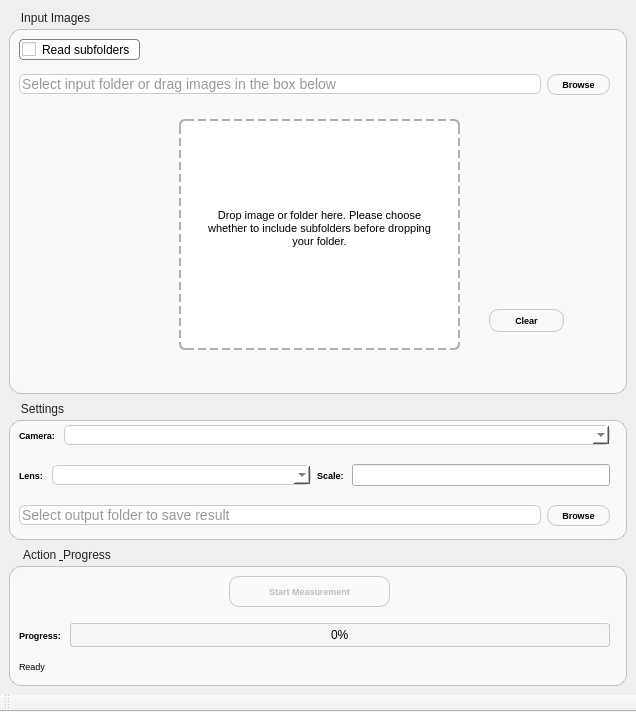
<?xml version="1.0" encoding="UTF-8"?>
<ui version="4.0">
 <class>MainWindow</class>
 <widget class="QMainWindow" name="MainWindow">
  <property name="geometry">
   <rect>
    <x>0</x>
    <y>0</y>
    <width>636</width>
    <height>712</height>
   </rect>
  </property>
  <property name="sizePolicy">
   <sizepolicy hsizetype="Preferred" vsizetype="Preferred">
    <horstretch>0</horstretch>
    <verstretch>0</verstretch>
   </sizepolicy>
  </property>
  <property name="windowTitle">
   <string>Automatic Measurement</string>
  </property>
  <widget class="QWidget" name="centralwidget">
   <property name="sizePolicy">
    <sizepolicy hsizetype="Preferred" vsizetype="Preferred">
     <horstretch>0</horstretch>
     <verstretch>0</verstretch>
    </sizepolicy>
   </property>
   <layout class="QVBoxLayout" name="verticalLayout_2">
    <property name="sizeConstraint">
     <enum>QLayout::SetDefaultConstraint</enum>
    </property>
    <item>
     <layout class="QVBoxLayout" name="verticalLayout">
      <item>
       <widget class="QGroupBox" name="InputGroupBox">
        <property name="font">
         <font>
          <weight>50</weight>
          <bold>false</bold>
         </font>
        </property>
        <property name="styleSheet">
         <string notr="true">QGroupBox {
    background-color: rgba(255, 255, 255, 0.6);
    border: 1px solid rgba(0, 0, 0, 0.2);
    border-radius: 12px;
    margin-top: 20px;
    padding: 10px;
}
QGroupBox::title {
    subcontrol-origin: margin;
    subcontrol-position: top left;
    padding: 2px 10px;
    color: #222;
    font-style: italic;
    font-size: 14px;
}</string>
        </property>
        <property name="title">
         <string>Input Images</string>
        </property>
        <widget class="QWidget" name="verticalLayoutWidget_2">
         <property name="geometry">
          <rect>
           <x>10</x>
           <y>60</y>
           <width>591</width>
           <height>31</height>
          </rect>
         </property>
         <layout class="QHBoxLayout" name="horizontalLayout">
          <item>
           <widget class="QLineEdit" name="InputPathLineEdit">
            <property name="acceptDrops">
             <bool>false</bool>
            </property>
            <property name="styleSheet">
             <string notr="true">QLineEdit {
    border: 1px solid #CCCCCC;
    border-radius: 6px;
    background-color: #FFFFFF;
    font-size: 14px;
    color: #333333;
}

QLineEdit:hover {
    border-color: #888888;
}</string>
            </property>
            <property name="alignment">
             <set>Qt::AlignLeading|Qt::AlignLeft|Qt::AlignVCenter</set>
            </property>
            <property name="placeholderText">
             <string>Select input folder or drag images in the box below</string>
            </property>
           </widget>
          </item>
          <item>
           <widget class="QPushButton" name="BrowseInputButton">
            <property name="sizePolicy">
             <sizepolicy hsizetype="Preferred" vsizetype="Fixed">
              <horstretch>0</horstretch>
              <verstretch>0</verstretch>
             </sizepolicy>
            </property>
            <property name="font">
             <font>
              <pointsize>7</pointsize>
              <weight>75</weight>
              <bold>true</bold>
             </font>
            </property>
            <property name="styleSheet">
             <string notr="true">QPushButton{
	background: qlineargradient(x1: 0, y1: 0, x2: 0, y2: 1,
                                stop: 0 #F0F0F0, stop: 0.8 #DCDCDC,
                                stop: 0.9 #DCDCDC, stop: 1.0 #C9C9C9);
	border-width: 1;
	border-radius: 10px;
	border-style: solid;
	border-color: rgb(201, 201, 201);
	padding: 4px;
}

QPushButton:hover{
	border-color: rgb(128, 128, 128); /*rgb(0, 145, 117)*/
	background-color: rgb(128, 128, 128);
	color: white;
}</string>
            </property>
            <property name="text">
             <string>    Browse    </string>
            </property>
           </widget>
          </item>
         </layout>
        </widget>
        <widget class="QFrame" name="DragDropArea">
         <property name="geometry">
          <rect>
           <x>170</x>
           <y>110</y>
           <width>281</width>
           <height>231</height>
          </rect>
         </property>
         <property name="sizePolicy">
          <sizepolicy hsizetype="Preferred" vsizetype="Expanding">
           <horstretch>0</horstretch>
           <verstretch>0</verstretch>
          </sizepolicy>
         </property>
         <property name="acceptDrops">
          <bool>true</bool>
         </property>
         <property name="styleSheet">
          <string notr="true">QFrame#DragDropArea{
    background-color: #FFFFFF;       
    border: 2px dashed #B0B0B0;     
    border-radius: 6px;              
}

QFrame#DragDropArea:hover {
    background-color: #F5F5F5;       
    border: 2px dashed #909090;      
}</string>
         </property>
         <property name="frameShape">
          <enum>QFrame::Box</enum>
         </property>
         <property name="frameShadow">
          <enum>QFrame::Raised</enum>
         </property>
         <widget class="QLabel" name="label">
          <property name="geometry">
           <rect>
            <x>20</x>
            <y>69</y>
            <width>241</width>
            <height>81</height>
           </rect>
          </property>
          <property name="font">
           <font>
            <pointsize>8</pointsize>
           </font>
          </property>
          <property name="text">
           <string>Drop image or folder here. Please choose whether to include subfolders before dropping your folder.</string>
          </property>
          <property name="alignment">
           <set>Qt::AlignCenter</set>
          </property>
          <property name="wordWrap">
           <bool>true</bool>
          </property>
         </widget>
        </widget>
        <widget class="QPushButton" name="ImageClearButton">
         <property name="geometry">
          <rect>
           <x>480</x>
           <y>300</y>
           <width>75</width>
           <height>23</height>
          </rect>
         </property>
         <property name="sizePolicy">
          <sizepolicy hsizetype="Preferred" vsizetype="Preferred">
           <horstretch>0</horstretch>
           <verstretch>0</verstretch>
          </sizepolicy>
         </property>
         <property name="font">
          <font>
           <pointsize>7</pointsize>
           <weight>75</weight>
           <bold>true</bold>
          </font>
         </property>
         <property name="styleSheet">
          <string notr="true">QPushButton{
	background: qlineargradient(x1: 0, y1: 0, x2: 0, y2: 1,
                                stop: 0 #F0F0F0, stop: 0.8 #DCDCDC,
                                stop: 0.9 #DCDCDC, stop: 1.0 #C9C9C9);
	border-width: 1;
	border-radius: 10px;
	border-style: solid;
	border-color: rgb(201, 201, 201);
	padding: 4px;
}

QPushButton:hover{
	border-color: rgb(128, 128, 128); /*rgb(0, 145, 117)*/
	background-color: rgb(128, 128, 128);
	color: white;
}</string>
         </property>
         <property name="text">
          <string>Clear</string>
         </property>
        </widget>
        <widget class="QCheckBox" name="checkBoxIncludeSubdirs">
         <property name="geometry">
          <rect>
           <x>10</x>
           <y>30</y>
           <width>121</width>
           <height>21</height>
          </rect>
         </property>
         <property name="sizePolicy">
          <sizepolicy hsizetype="Preferred" vsizetype="Fixed">
           <horstretch>0</horstretch>
           <verstretch>0</verstretch>
          </sizepolicy>
         </property>
         <property name="styleSheet">
          <string notr="true">border: 1px solid gray;
background-color: rgb(255, 255, 255);
border-radius: 4px;
padding: 2px;</string>
         </property>
         <property name="text">
          <string>Read subfolders</string>
         </property>
        </widget>
       </widget>
      </item>
     </layout>
    </item>
    <item>
     <widget class="QGroupBox" name="SettingsGroupBox">
      <property name="enabled">
       <bool>true</bool>
      </property>
      <property name="sizePolicy">
       <sizepolicy hsizetype="Preferred" vsizetype="Fixed">
        <horstretch>0</horstretch>
        <verstretch>0</verstretch>
       </sizepolicy>
      </property>
      <property name="minimumSize">
       <size>
        <width>0</width>
        <height>140</height>
       </size>
      </property>
      <property name="styleSheet">
       <string notr="true">QGroupBox {
    background-color: rgba(255, 255, 255, 0.6);
    border: 1px solid rgba(0, 0, 0, 0.2);
    border-radius: 12px;
    margin-top: 20px;
    padding: 10px;
}
QGroupBox::title {
    subcontrol-origin: margin;
    subcontrol-position: top left;
    padding: 2px 10px;
    color: #222;
    font-style: italic;
    font-size: 14px;
}</string>
      </property>
      <property name="title">
       <string>Settings</string>
      </property>
      <widget class="QWidget" name="horizontalLayoutWidget">
       <property name="geometry">
        <rect>
         <x>10</x>
         <y>20</y>
         <width>591</width>
         <height>31</height>
        </rect>
       </property>
       <layout class="QHBoxLayout" name="horizontalLayout_2">
        <item>
         <widget class="QLabel" name="CameraLabel">
          <property name="sizePolicy">
           <sizepolicy hsizetype="Preferred" vsizetype="Preferred">
            <horstretch>0</horstretch>
            <verstretch>0</verstretch>
           </sizepolicy>
          </property>
          <property name="font">
           <font>
            <pointsize>7</pointsize>
            <weight>75</weight>
            <bold>true</bold>
           </font>
          </property>
          <property name="text">
           <string>Camera: </string>
          </property>
         </widget>
        </item>
        <item>
         <widget class="QComboBox" name="CameraComboBox">
          <property name="sizePolicy">
           <sizepolicy hsizetype="Expanding" vsizetype="Fixed">
            <horstretch>0</horstretch>
            <verstretch>0</verstretch>
           </sizepolicy>
          </property>
          <property name="styleSheet">
           <string notr="true">QComboBox {
    border: 1px solid #CCCCCC;
    border-radius: 6px;
    background-color: #FFFFFF;
    font-size: 14px;
    color: #333333;
}

QComboBox:hover {
    border-color: #888888;
}</string>
          </property>
          <property name="editable">
           <bool>false</bool>
          </property>
         </widget>
        </item>
       </layout>
      </widget>
      <widget class="QWidget" name="horizontalLayoutWidget_2">
       <property name="geometry">
        <rect>
         <x>10</x>
         <y>60</y>
         <width>591</width>
         <height>31</height>
        </rect>
       </property>
       <layout class="QHBoxLayout" name="horizontalLayout_3">
        <item>
         <widget class="QLabel" name="LensLabel">
          <property name="sizePolicy">
           <sizepolicy hsizetype="Fixed" vsizetype="Preferred">
            <horstretch>0</horstretch>
            <verstretch>0</verstretch>
           </sizepolicy>
          </property>
          <property name="font">
           <font>
            <pointsize>7</pointsize>
            <weight>75</weight>
            <bold>true</bold>
           </font>
          </property>
          <property name="text">
           <string>Lens: </string>
          </property>
         </widget>
        </item>
        <item>
         <widget class="QComboBox" name="LensComboBox">
          <property name="sizePolicy">
           <sizepolicy hsizetype="Preferred" vsizetype="Fixed">
            <horstretch>0</horstretch>
            <verstretch>0</verstretch>
           </sizepolicy>
          </property>
          <property name="styleSheet">
           <string notr="true">QComboBox {
    border: 1px solid #CCCCCC;
    border-radius: 6px;
    background-color: #FFFFFF;
    font-size: 14px;
    color: #333333;
}

QComboBox:hover {
    border-color: #888888;
}</string>
          </property>
          <property name="editable">
           <bool>false</bool>
          </property>
         </widget>
        </item>
        <item>
         <widget class="QLabel" name="ScaleLabel">
          <property name="sizePolicy">
           <sizepolicy hsizetype="Fixed" vsizetype="Preferred">
            <horstretch>0</horstretch>
            <verstretch>0</verstretch>
           </sizepolicy>
          </property>
          <property name="font">
           <font>
            <pointsize>7</pointsize>
            <weight>75</weight>
            <bold>true</bold>
           </font>
          </property>
          <property name="text">
           <string>Scale: </string>
          </property>
         </widget>
        </item>
        <item>
         <widget class="QLineEdit" name="scaleLineEdit">
          <property name="sizePolicy">
           <sizepolicy hsizetype="Preferred" vsizetype="Fixed">
            <horstretch>0</horstretch>
            <verstretch>0</verstretch>
           </sizepolicy>
          </property>
         </widget>
        </item>
       </layout>
      </widget>
      <widget class="QWidget" name="horizontalLayoutWidget_3">
       <property name="geometry">
        <rect>
         <x>10</x>
         <y>100</y>
         <width>591</width>
         <height>31</height>
        </rect>
       </property>
       <layout class="QHBoxLayout" name="horizontalLayout_4">
        <item>
         <widget class="QLineEdit" name="OutputPathLineEdit">
          <property name="acceptDrops">
           <bool>false</bool>
          </property>
          <property name="styleSheet">
           <string notr="true">QLineEdit {
    border: 1px solid #CCCCCC;
    border-radius: 6px;
    background-color: #FFFFFF;
    font-size: 14px;
    color: #333333;
}

QLineEdit:hover {
    border-color: #888888;
}</string>
          </property>
          <property name="placeholderText">
           <string>Select output folder to save result</string>
          </property>
         </widget>
        </item>
        <item>
         <widget class="QPushButton" name="BrowseOutputButton">
          <property name="sizePolicy">
           <sizepolicy hsizetype="Preferred" vsizetype="Fixed">
            <horstretch>0</horstretch>
            <verstretch>0</verstretch>
           </sizepolicy>
          </property>
          <property name="font">
           <font>
            <pointsize>7</pointsize>
            <weight>75</weight>
            <bold>true</bold>
           </font>
          </property>
          <property name="styleSheet">
           <string notr="true">QPushButton{
	background: qlineargradient(x1: 0, y1: 0, x2: 0, y2: 1,
                                stop: 0 #F0F0F0, stop: 0.8 #DCDCDC,
                                stop: 0.9 #DCDCDC, stop: 1.0 #C9C9C9);
	border-width: 1;
	border-radius: 10px;
	border-style: solid;
	border-color: rgb(201, 201, 201);
	padding: 4px;
}

QPushButton:hover{
	border-color: rgb(128, 128, 128); /*rgb(0, 145, 117)*/
	background-color: rgb(128, 128, 128);
	color: white;
}</string>
          </property>
          <property name="text">
           <string>    Browse    </string>
          </property>
         </widget>
        </item>
       </layout>
      </widget>
     </widget>
    </item>
    <item>
     <widget class="QGroupBox" name="ActionGroupBox">
      <property name="sizePolicy">
       <sizepolicy hsizetype="Preferred" vsizetype="Fixed">
        <horstretch>0</horstretch>
        <verstretch>0</verstretch>
       </sizepolicy>
      </property>
      <property name="minimumSize">
       <size>
        <width>0</width>
        <height>140</height>
       </size>
      </property>
      <property name="styleSheet">
       <string notr="true">QGroupBox {
    background-color: rgba(255, 255, 255, 0.6);
    border: 1px solid rgba(0, 0, 0, 0.2);
    border-radius: 12px;
    margin-top: 20px;
    padding: 10px;
}
QGroupBox::title {
    subcontrol-origin: margin;
    subcontrol-position: top left;
    padding: 2px 10px;
    color: #222;
    font-style: italic;
    font-size: 14px;
}</string>
      </property>
      <property name="title">
       <string>Action &amp; Progress</string>
      </property>
      <widget class="QWidget" name="horizontalLayoutWidget_4">
       <property name="geometry">
        <rect>
         <x>220</x>
         <y>30</y>
         <width>161</width>
         <height>31</height>
        </rect>
       </property>
       <layout class="QHBoxLayout" name="horizontalLayout_5">
        <item>
         <widget class="QPushButton" name="MeasureButton">
          <property name="enabled">
           <bool>false</bool>
          </property>
          <property name="sizePolicy">
           <sizepolicy hsizetype="Preferred" vsizetype="Preferred">
            <horstretch>0</horstretch>
            <verstretch>0</verstretch>
           </sizepolicy>
          </property>
          <property name="font">
           <font>
            <pointsize>7</pointsize>
            <weight>75</weight>
            <bold>true</bold>
           </font>
          </property>
          <property name="styleSheet">
           <string notr="true">QPushButton{
	background: qlineargradient(x1: 0, y1: 0, x2: 0, y2: 1,
                                stop: 0 #F0F0F0, stop: 0.8 #DCDCDC,
                                stop: 0.9 #DCDCDC, stop: 1.0 #C9C9C9);
	border-width: 1;
	border-radius: 10px;
	border-style: solid;
	border-color: rgb(201, 201, 201);
	padding: 4px;
}

QPushButton:hover{
	border-color: rgb(128, 128, 128); /*rgb(0, 145, 117)*/
	background-color: rgb(128, 128, 128);
	color: white;
}</string>
          </property>
          <property name="text">
           <string>Start Measurement</string>
          </property>
         </widget>
        </item>
       </layout>
      </widget>
      <widget class="QWidget" name="horizontalLayoutWidget_5">
       <property name="geometry">
        <rect>
         <x>10</x>
         <y>69</y>
         <width>591</width>
         <height>41</height>
        </rect>
       </property>
       <layout class="QHBoxLayout" name="horizontalLayout_6">
        <item>
         <widget class="QLabel" name="ProgressLabel">
          <property name="font">
           <font>
            <pointsize>7</pointsize>
            <weight>75</weight>
            <bold>true</bold>
           </font>
          </property>
          <property name="text">
           <string>Progress: </string>
          </property>
         </widget>
        </item>
        <item>
         <widget class="QProgressBar" name="progressBar">
          <property name="styleSheet">
           <string notr="true">QProgressBar {
	border-width: 1;
	border-radius: 3px;
	border-style: solid;
	border-color: rgb(201, 201, 201);
	text-align: center;
	background-color: #F5F5F5;
}

QProgressBar::chunk {
	background-color: qlineargradient(x1:0, y1:0, x2:0.5, y2:0, stop:0 #F0F0F0, stop:1 rgb(0, 145, 117));
}</string>
          </property>
          <property name="value">
           <number>0</number>
          </property>
         </widget>
        </item>
       </layout>
      </widget>
      <widget class="QLabel" name="StatusLabel">
       <property name="geometry">
        <rect>
         <x>10</x>
         <y>110</y>
         <width>601</width>
         <height>21</height>
        </rect>
       </property>
       <property name="font">
        <font>
         <pointsize>7</pointsize>
        </font>
       </property>
       <property name="text">
        <string>Ready</string>
       </property>
      </widget>
     </widget>
    </item>
   </layout>
  </widget>
  <widget class="QMenuBar" name="menubar">
   <property name="geometry">
    <rect>
     <x>0</x>
     <y>0</y>
     <width>636</width>
     <height>22</height>
    </rect>
   </property>
  </widget>
  <widget class="QToolBar" name="toolBar">
   <property name="windowTitle">
    <string>toolBar</string>
   </property>
   <attribute name="toolBarArea">
    <enum>BottomToolBarArea</enum>
   </attribute>
   <attribute name="toolBarBreak">
    <bool>false</bool>
   </attribute>
  </widget>
 </widget>
 <resources/>
 <connections/>
</ui>
